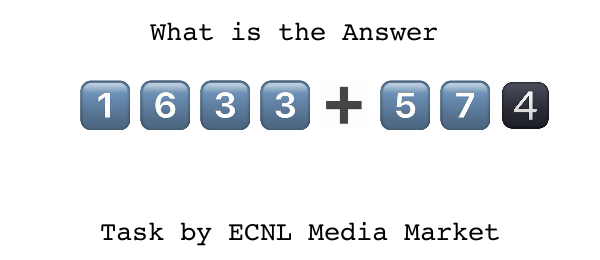
#> input picture sampletask/-548334919.png, 600 x 260 px, found by its file name
$ python debug_digit.py
#> lines starting #> are read from the running program, lines starting #| are printed output that depends on the picture; after the words box and inside, x2 and y2 are one past the last pixel; in counts of white or black regions, pixels touching at a corner belong together
import cv2
import numpy as np
import pytesseract
import sys
import io

sys.stdout = io.TextIOWrapper(sys.stdout.buffer, encoding='utf-8')
pytesseract.pytesseract.tesseract_cmd = r'C:\Program Files\Tesseract-OCR\tesseract.exe'

for fname in ['-548334919.png', '246227139.png', '-841405229.png']:
    img = cv2.imread(f'C:/VisionTap/sampletask/{fname}')
#> img is the input picture: shape (260, 600, 3); mean B, G, R 239, 236.5, 234.1
    h, w = img.shape[:2]
#> h = 260; w = 600
    roi = img[int(h*0.25):int(h*0.75), int(w*0.02):int(w*0.98)]
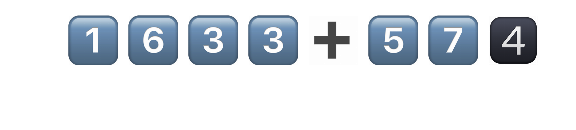
#> roi: shape (130, 576, 3); mean B, G, R 231.7, 226.4, 221.5
    gray = cv2.cvtColor(roi, cv2.COLOR_BGR2GRAY)
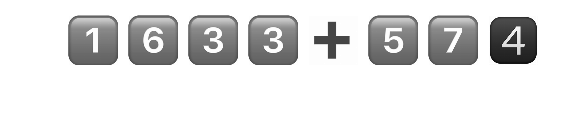
#> gray: shape (130, 576); min 15, max 255, mean 225.6

    _, mask = cv2.threshold(gray, 200, 255, cv2.THRESH_BINARY_INV)
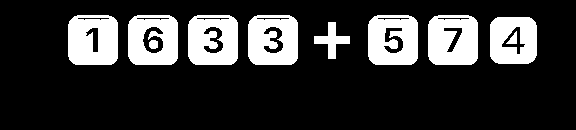
#> mask: shape (130, 576); 20.5% white; 10 white regions, largest, box (x1, y1, x2, y2) and area: (68, 15, 118, 65) 2221, (428, 15, 478, 65) 2208, (188, 15, 238, 65) 2135

    kernel = cv2.getStructuringElement(cv2.MORPH_RECT, (5,5))
    dilated = cv2.dilate(mask, kernel, iterations=1)
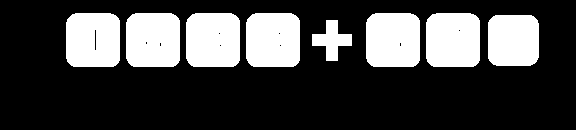
#> dilated: shape (130, 576); 27% white; 8 white regions

    contours, _ = cv2.findContours(dilated, cv2.RETR_EXTERNAL, cv2.CHAIN_APPROX_SIMPLE)
#> contours = 8 contours; box (x1, y1, x2, y2) and area: (366, 13, 420, 67) 2722, (246, 13, 300, 67) 2722, (186, 13, 240, 67) 2722, (126, 13, 180, 67) 2722, (66, 13, 120, 67) 2722, (426, 13, 480, 67) 2721, (488, 15, 539, 66) 2414, (312, 20, 352, 61) 750
    boxes = sorted([cv2.boundingRect(c) for c in contours if cv2.contourArea(c) > 300], key=lambda b: b[0])
#> boxes = [(66, 13, 54, 54), (126, 13, 54, 54), (186, 13, 54, 54), (246, 13, 54, 54), (312, 20, 40, 41), (366, 13, 54, 54), (426, 13, 54, 54), (488, 15, 51, 51)]
    print(f'{fname}: {len(boxes)} boxes')

    digits = []
    for x, y, bw, bh in boxes:
        box_mask = mask[y:y+bh, x:x+bw]
        inv = cv2.bitwise_not(box_mask)
        scaled = cv2.resize(inv, None, fx=4, fy=4, interpolation=cv2.INTER_CUBIC)
#> (the run stopped early here; a loop or call above may not have finished)

$ run again, with sample/-271373711.png copied over sampletask/-548334919.png
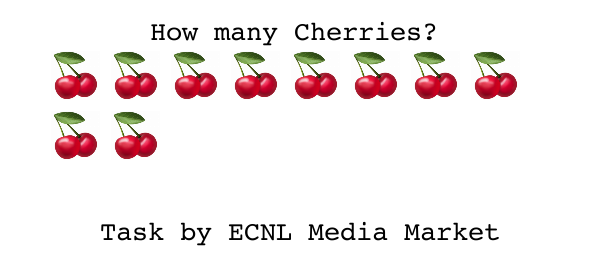
#> input picture sample/-271373711.png, 600 x 260 px, found by its file name
#> img is the input picture: shape (260, 600, 3); mean B, G, R 234.7, 234.9, 242.7
#> `_, mask = cv2.threshold(gray, 200, 255, cv2.THRESH_BINARY_INV)`:
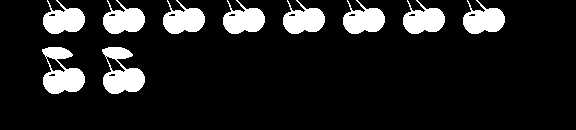
#> mask: shape (130, 576); 12.7% white; 10 white regions, largest, box (x1, y1, x2, y2) and area: (42, 47, 85, 94) 1185, (102, 47, 145, 94) 1185, (43, 0, 85, 34) 892
#> dilated: shape (130, 576); 18.5% white; 10 white regions
#> contours = 10 contours; largest, box (x1, y1, x2, y2) and area: (100, 45, 147, 96) 1698, (40, 45, 87, 96) 1698, (461, 0, 507, 36) 1220, (401, 0, 447, 36) 1220, (341, 0, 387, 36) 1220
#> boxes = [(40, 45, 47, 51), (41, 0, 46, 36), (100, 45, 47, 51), (101, 0, 46, 36), (161, 0, 46, 36), (221, 0, 46, 36), (281, 0, 46, 36), (341, 0, 46, 36), (401, 0, 46, 36), (461, 0, 46, 36)]

$ run again, with sample/-736908537.png copied over sampletask/-548334919.png
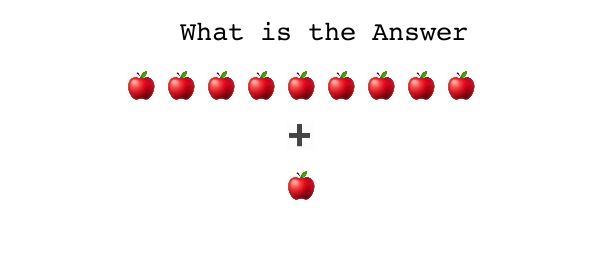
#> input picture sample/-736908537.png, 600 x 260 px, found by its file name
#> img is the input picture: shape (260, 600, 3); mean B, G, R 245.5, 245.4, 250.4
#> `_, mask = cv2.threshold(gray, 200, 255, cv2.THRESH_BINARY_INV)`:
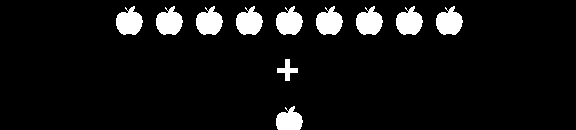
#> mask: shape (130, 576); 7.5% white; 11 white regions, largest, box (x1, y1, x2, y2) and area: (116, 6, 143, 35) 549, (156, 6, 183, 35) 549, (196, 6, 223, 35) 549
#> dilated: shape (130, 576); 11.2% white; 11 white regions
#> contours = 11 contours; largest, box (x1, y1, x2, y2) and area: (434, 4, 465, 37) 764, (394, 4, 425, 37) 764, (354, 4, 385, 37) 764, (314, 4, 345, 37) 764, (274, 4, 305, 37) 764
#> boxes = [(114, 4, 31, 33), (154, 4, 31, 33), (194, 4, 31, 33), (234, 4, 31, 33), (274, 104, 31, 26), (274, 4, 31, 33), (275, 57, 25, 26), (314, 4, 31, 33), (354, 4, 31, 33), (394, 4, 31, 33), (434, 4, 31, 33)]

$ run again, with sample/1044439050.png copied over sampletask/-548334919.png
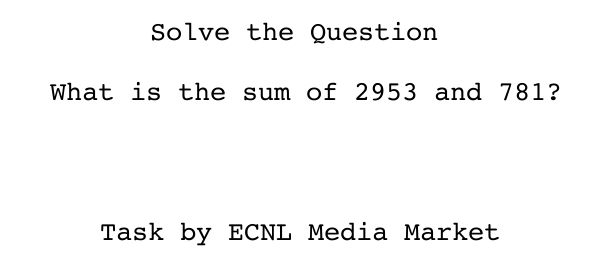
#> input picture sample/1044439050.png, 600 x 260 px, found by its file name
#> img is the input picture: shape (260, 600, 3); min 0, max 255, mean 247
#> `_, mask = cv2.threshold(gray, 200, 255, cv2.THRESH_BINARY_INV)`:
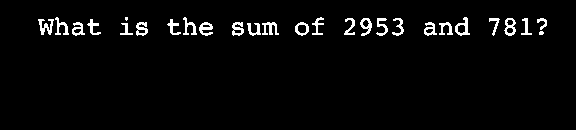
#> mask: shape (130, 576); 3.2% white in thin lines or dots, all inside (x1, y1, x2, y2) = (38, 17, 547, 36)
#> dilated: shape (130, 576); 9% white; 13 white regions
#> contours = 13 contours; largest, box (x1, y1, x2, y2) and area: (36, 15, 103, 38) 1038, (165, 15, 215, 38) 780, (422, 15, 472, 38) 774, (230, 20, 281, 38) 760, (374, 16, 406, 38) 510
#> boxes = [(36, 15, 67, 23), (118, 15, 32, 23), (165, 15, 50, 23), (230, 20, 51, 18), (293, 15, 33, 23), (374, 16, 32, 22), (422, 15, 50, 23)]
